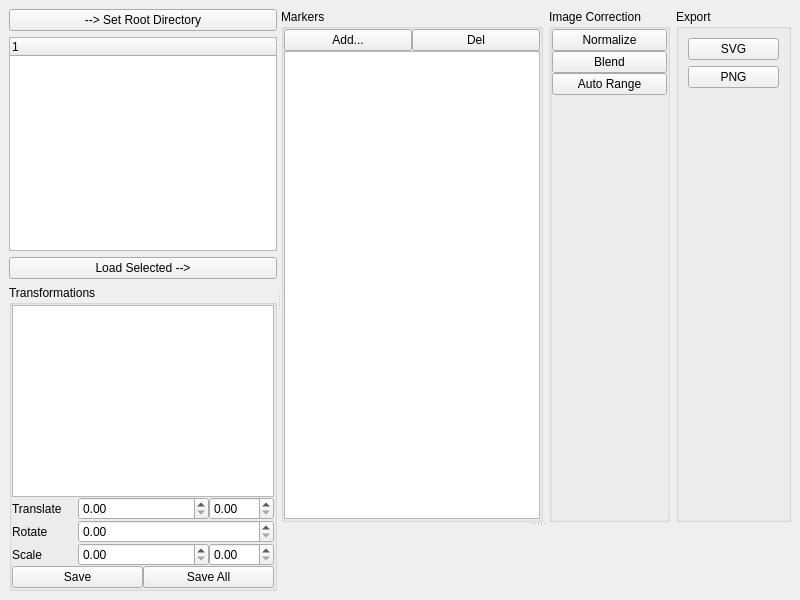
<?xml version="1.0" encoding="UTF-8"?>
<ui version="4.0">
 <class>MainWindow</class>
 <widget class="QMainWindow" name="MainWindow">
  <property name="geometry">
   <rect>
    <x>0</x>
    <y>0</y>
    <width>800</width>
    <height>600</height>
   </rect>
  </property>
  <property name="windowTitle">
   <string>Mosaic</string>
  </property>
  <widget class="QWidget" name="centralwidget">
   <layout class="QGridLayout" name="gridLayout_4">
    <item row="0" column="0">
     <widget class="QSplitter" name="splitter_2">
      <property name="orientation">
       <enum>Qt::Horizontal</enum>
      </property>
      <widget class="QWidget" name="">
       <layout class="QVBoxLayout" name="verticalLayout_3">
        <item>
         <widget class="QPushButton" name="setRootBtn">
          <property name="text">
           <string>--&gt; Set Root Directory</string>
          </property>
         </widget>
        </item>
        <item>
         <widget class="DirTreeWidget" name="fileTree"/>
        </item>
        <item>
         <widget class="QPushButton" name="loadBtn">
          <property name="text">
           <string>Load Selected --&gt;</string>
          </property>
         </widget>
        </item>
        <item>
         <widget class="QGroupBox" name="groupBox">
          <property name="title">
           <string>Transformations</string>
          </property>
          <layout class="QGridLayout" name="gridLayout">
           <property name="margin">
            <number>0</number>
           </property>
           <property name="spacing">
            <number>0</number>
           </property>
           <item row="0" column="0" colspan="4">
            <widget class="QListView" name="transformList"/>
           </item>
           <item row="1" column="0">
            <widget class="QLabel" name="label">
             <property name="text">
              <string>Translate</string>
             </property>
            </widget>
           </item>
           <item row="1" column="1" colspan="2">
            <widget class="QDoubleSpinBox" name="translateXSpin"/>
           </item>
           <item row="1" column="3">
            <widget class="QDoubleSpinBox" name="translateYSpin"/>
           </item>
           <item row="2" column="0">
            <widget class="QLabel" name="label_2">
             <property name="text">
              <string>Rotate</string>
             </property>
            </widget>
           </item>
           <item row="2" column="1" colspan="3">
            <widget class="QDoubleSpinBox" name="rotateSpin"/>
           </item>
           <item row="3" column="0">
            <widget class="QLabel" name="label_3">
             <property name="text">
              <string>Scale</string>
             </property>
            </widget>
           </item>
           <item row="3" column="3">
            <widget class="QDoubleSpinBox" name="scaleYSpin"/>
           </item>
           <item row="3" column="1" colspan="2">
            <widget class="QDoubleSpinBox" name="scaleXSpin"/>
           </item>
           <item row="4" column="0" colspan="2">
            <widget class="QPushButton" name="saveBtn">
             <property name="text">
              <string>Save</string>
             </property>
            </widget>
           </item>
           <item row="4" column="2" colspan="2">
            <widget class="QPushButton" name="saveAllBtn">
             <property name="text">
              <string>Save All</string>
             </property>
            </widget>
           </item>
          </layout>
         </widget>
        </item>
       </layout>
      </widget>
      <widget class="QSplitter" name="splitter">
       <property name="orientation">
        <enum>Qt::Vertical</enum>
       </property>
       <widget class="QWidget" name="">
        <layout class="QGridLayout" name="gridLayout_3">
         <item row="0" column="0">
          <widget class="QGroupBox" name="groupBox_3">
           <property name="title">
            <string>Markers</string>
           </property>
           <layout class="QGridLayout" name="gridLayout_2">
            <property name="margin">
             <number>0</number>
            </property>
            <property name="spacing">
             <number>0</number>
            </property>
            <item row="0" column="0">
             <widget class="QPushButton" name="addMarkerBtn">
              <property name="text">
               <string>Add...</string>
              </property>
             </widget>
            </item>
            <item row="0" column="1">
             <widget class="QPushButton" name="delMarkerPen">
              <property name="text">
               <string>Del</string>
              </property>
             </widget>
            </item>
            <item row="1" column="0" colspan="2">
             <widget class="QListView" name="markerList"/>
            </item>
           </layout>
          </widget>
         </item>
         <item row="0" column="1">
          <widget class="QGroupBox" name="groupBox_2">
           <property name="title">
            <string>Image Correction</string>
           </property>
           <layout class="QVBoxLayout" name="verticalLayout">
            <property name="spacing">
             <number>0</number>
            </property>
            <property name="margin">
             <number>0</number>
            </property>
            <item>
             <widget class="QPushButton" name="normalizeBtn">
              <property name="text">
               <string>Normalize</string>
              </property>
             </widget>
            </item>
            <item>
             <widget class="QPushButton" name="blendBtn">
              <property name="text">
               <string>Blend</string>
              </property>
             </widget>
            </item>
            <item>
             <widget class="QPushButton" name="autoRangeBtn">
              <property name="text">
               <string>Auto Range</string>
              </property>
             </widget>
            </item>
            <item>
             <spacer name="verticalSpacer_2">
              <property name="orientation">
               <enum>Qt::Vertical</enum>
              </property>
              <property name="sizeHint" stdset="0">
               <size>
                <width>20</width>
                <height>40</height>
               </size>
              </property>
             </spacer>
            </item>
           </layout>
          </widget>
         </item>
         <item row="0" column="2">
          <widget class="QGroupBox" name="groupBox_4">
           <property name="title">
            <string>Export</string>
           </property>
           <layout class="QVBoxLayout" name="verticalLayout_2">
            <item>
             <widget class="QPushButton" name="exportSvgBtn">
              <property name="text">
               <string>SVG</string>
              </property>
             </widget>
            </item>
            <item>
             <widget class="QPushButton" name="exportPngBtn">
              <property name="text">
               <string>PNG</string>
              </property>
             </widget>
            </item>
            <item>
             <spacer name="verticalSpacer">
              <property name="orientation">
               <enum>Qt::Vertical</enum>
              </property>
              <property name="sizeHint" stdset="0">
               <size>
                <width>20</width>
                <height>40</height>
               </size>
              </property>
             </spacer>
            </item>
           </layout>
          </widget>
         </item>
        </layout>
       </widget>
       <widget class="Canvas" name="canvas" native="true"/>
      </widget>
     </widget>
    </item>
   </layout>
  </widget>
 </widget>
 <customwidgets>
  <customwidget>
   <class>Canvas</class>
   <extends>QWidget</extends>
   <header>acq4.util.Canvas</header>
   <container>1</container>
  </customwidget>
  <customwidget>
   <class>DirTreeWidget</class>
   <extends>QTreeWidget</extends>
   <header>acq4.util.DirTreeWidget</header>
  </customwidget>
 </customwidgets>
 <resources/>
 <connections/>
</ui>
